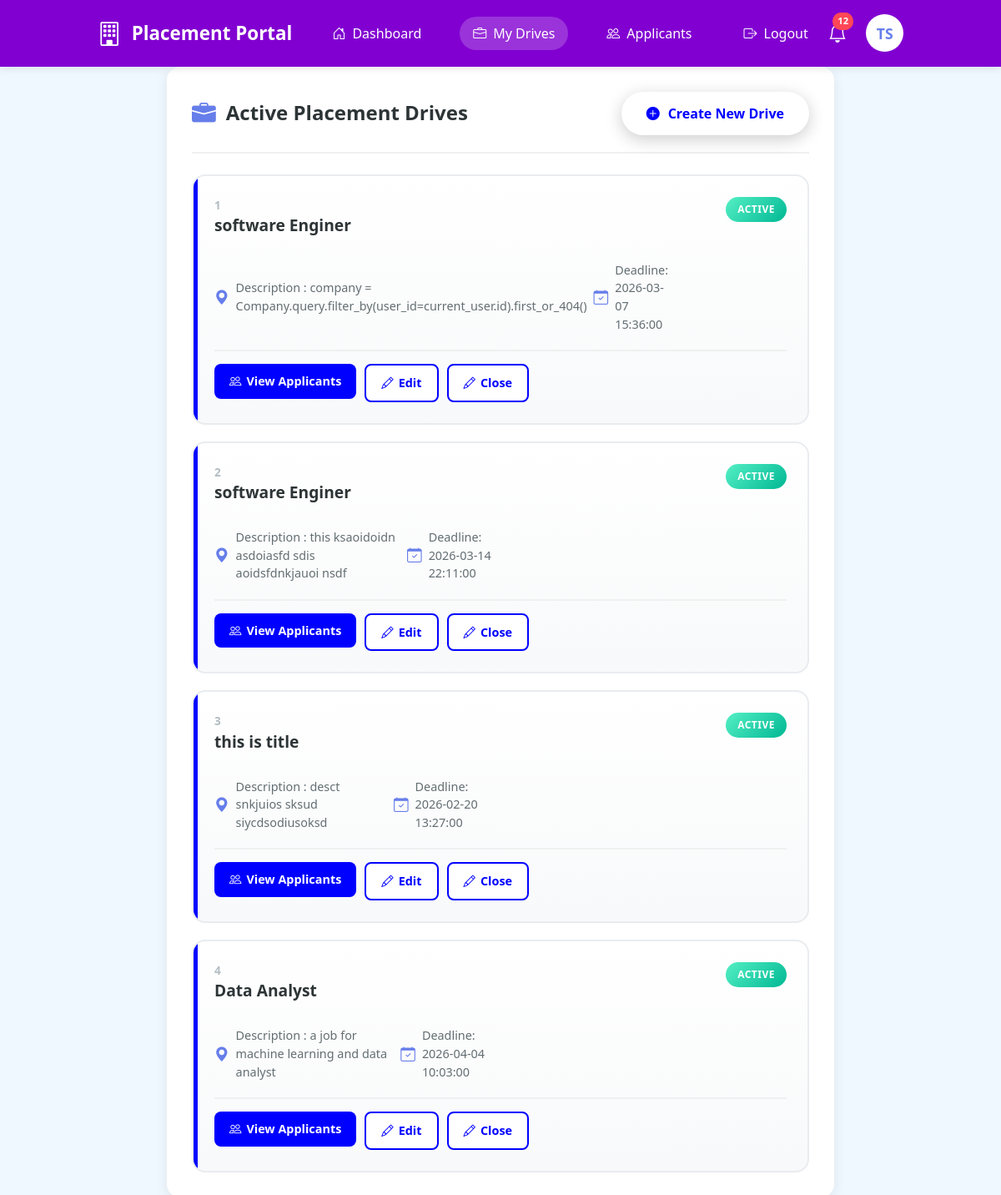
Page /company/drives (signed in) on the committed database.
### portal/models.py (models this page shows)
class Drive(db.Model,UserMixin):
    __tablename__ = 'placement_drives'
    id = db.Column(db.Integer , primary_key = True)
    company_id = db.Column(db.Integer,db.ForeignKey('companies.id') , nullable = False)
    job_title = db.Column(db.String(100), nullable = False)
    description = db.Column(db.String(200), nullable = False)
    eligibility = db.Column(db.String(100), nullable = False)
    deadline = db.Column(db.DateTime, nullable = False)
    status = db.Column(db.String(20), nullable = False,default ='APPROVED') #APPROVED,PENDING,CLOSED
    company = db.relationship('Company' , backref = 'companies')

### app.py (the view)
@app.route("/company/drives")
@login_required
def company_drive():
    company = Company.query.filter_by(user_id=current_user.id).first_or_404()
    drive = Drive.query.filter_by(company_id = company.id).all()
    return render_template('company/company_drive.html',c = company , drives = drive)

### app.py (called while the page is built)
@login_manager.user_loader
def load_user(user_id):
    return User.query.get(int(user_id))

### templates/company/company_drive.html (shortened to what this page needs)
{% extends "company/company_base.html" %}
{% block content %}
<div class="dri">
    <div class="sec-card">
        <div class="sec-header">
            <h2>
                <i class="bi bi-briefcase-fill icon"></i>
                Active Placement Drives
            </h2>
            <a href="{{url_for('company_create_drive',company_id=c.id)}}">
                <div class="welcome-actions">
                    <button class="btn-create-drive">
                        <i class="bi bi-plus-circle-fill"></i>
                        Create New Drive
                    </button>
                </div>
            </a>
        </div>
        <div class="drives">
            {% for d in drives %}
            <div class="drive">
                <div class="drive-h">
                    <div>
                        <div class="drive-id">{{d.id}}</div>
                        <div class="drive-t">{{d.job_title}} </div>
                    </div>
                    {% if d.status == 'PENDING' %}
                    <span class="drive-s status-pending">Pending Approval</span>
                    {% elif d.status == 'APPROVED' %}
                    <span class="drive-s status-active">Active</span>
                    {% else %}
                    <span class="drive-s status-active">Closed</span>
                    {% endif %}
                </div>
                <div class="drive-m">
                    <div class="meta-i">
                        <i class="bi bi-geo-alt-fill"></i>
                        <span>Description : {{d.description}} </span>
                        <div class="meta-i">
                            <i class="bi bi-calendar-check"></i>
                            <span>Deadline: {{d.deadline}}</span>
                        </div>
                    </div>
                </div>
                <div class="drive-actions">
                    <a href="{{url_for('company_app')}}">
                        <button class="btn-action btn-view">
                            <i class="bi bi-people"></i>
                            View Applicants
                        </button>
                    </a>
                    <a href="{{url_for('edit_drive' , drive_id = d.id)}}">
                        <button class="btn-action btn-edit">
                            <i class="bi bi-pencil"></i>
                            Edit
                        </button>
                    </a>
                    <a href="{{url_for('close_drive' , drive_id = d.id)}}">
                        <button class="btn-action btn-edit">
                            <i class="bi bi-pencil"></i>
                            Close
                        </button>
                    </a>
                </div>
            </div>
            {% endfor %}
        </div>
    </div>
</div>
{% endblock %}

### templates/company/company_base.html (style rules this page uses)
* { margin: 0; padding: 0; box-sizing: border-box; }
body { font-family: 'Segoe UI', Tahoma, Geneva, Verdana, sans-serif; background: aliceblue; color: #333; }
.btn-create-drive { background: white; color: blue; padding: 14px 30px; border-radius: 30px; border: none; font-weight: 700; cursor: pointer; transition: all 0.3s ease; display: flex; align-items: center; gap: 10px; font-size: 1rem; box-shadow: 0 5px 20px rgba(0, 0, 0, 0.2); }
.sec-card { background: white; border-radius: 16px; padding: 30px; box-shadow: 0 4px 15px rgba(0, 0, 0, 0.08); margin-bottom: 30px; }
.sec-header { display: flex; justify-content: space-between; align-items: center; margin-bottom: 25px; padding-bottom: 20px; border-bottom: 2px solid #f0f0f0; }
.sec-header h2 { font-size: 1.5rem; font-weight: 700; color: #2d3436; display: flex; align-items: center; gap: 12px; margin: 0; }
.sec-header .icon { color: #667eea; font-size: 1.8rem; }
.drives { display: flex; flex-direction: column; gap: 20px; }
.drive { background: linear-gradient(to bottom, #ffffff 0%, #f8f9fa 100%); border-radius: 16px; padding: 25px; border: 2px solid #e9ecef; transition: all 0.3s ease; position: relative; overflow: hidden; }
.drive::before { content: ''; position: absolute; top: 0; left: 0; width: 5px; height: 100%; background-color: blue; }
.drive-h { display: flex; justify-content: space-between; align-items: start; margin-bottom: 15px; }
.drive-t { font-size: 1.2rem; font-weight: 700; color: #2d3436; margin-bottom: 8px; }
.drive-id { font-size: 0.85rem; color: #b2bec3; font-weight: 600; }
.drive-s { padding: 6px 14px; border-radius: 20px; font-size: 0.75rem; font-weight: 700; text-transform: uppercase; letter-spacing: 0.5px; }
.status-active { background: linear-gradient(135deg, #55efc4 0%, #00b894 100%); color: white; }
.drive-m { display: grid; grid-template-columns: repeat(2, 1fr); gap: 12px; margin: 20px 0; }
.meta-i { display: flex; align-items: center; gap: 8px; font-size: 0.9rem; color: #636e72; }
.meta-i i { color: #667eea; font-size: 1.1rem; }
.drive-actions { display: flex; gap: 10px; margin-top: 15px; padding-top: 15px; border-top: 2px solid #f0f0f0; }
.btn-action { flex: 1; padding: 10px 18px; border-radius: 8px; border: none; font-weight: 600; cursor: pointer; transition: all 0.3s ease; display: flex; align-items: center; justify-content: center; gap: 6px; font-size: 0.9rem; }
.btn-view { background-color: blue; color: white; }
.btn-edit { background: white; color: blue; border: 2px solid blue; }

### templates/company/company_drive.html (style rules this page uses)
.dri { margin-left: 200px; margin-right: 200px; }
a { text-decoration: none; }

### rows in the picture
Drive: id "1", job_title "software Enginer", status "ACTIVE", description "company = Company.query.filter_by(user_id=current_user.id).first_or_404()", deadline "2026-03-07 15:36:00"
Drive: id "2", job_title "software Enginer", status "ACTIVE", description "this ksaoidoidn asdoiasfd sdis aoidsfdnkjauoi nsdf", deadline "2026-03-14 22:11:00"
Drive: id "3", job_title "this is title", status "ACTIVE", description "desct snkjuios sksud siycdsodiusoksd", deadline "2026-02-20 13:27:00"
Drive: id "4", job_title "Data Analyst", status "ACTIVE", description "a job for machine learning and data analyst", deadline "2026-04-04 10:03:00"
